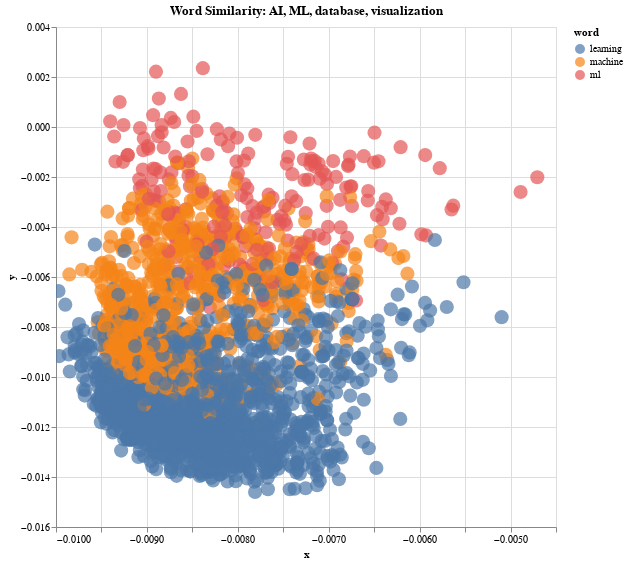

The notebook cell saved with this chart:
### Code cell
x = ["machine","learning", "ml"]

df_sub = df[df.word.isin(x)]

# Make the plot
alt.Chart(df_sub, title=f"Word Similarity: AI, ML, database, visualization").mark_circle(size=200).encode(
    alt.X('x',
        scale=alt.Scale(zero=False)
    ), y="y",
    color= 'word',
    #href="link",
    tooltip=['slug', 'description', 'topic', 'stars']
    ).interactive().properties(
    width=500,
    height=500
)

### Figure 1 — Vega-Lite specification as saved in the notebook (floating-point values rounded to 4 significant figures; data arrays with more than 128 entries replaced by an {"elided": "..."} marker saying what was removed)
{"config": {"view": {"continuousWidth": 400, "continuousHeight": 300}}, "data": {"name": "data-7d038be867999240fa910d920d81516d"}, "mark": {"type": "circle", "size": 200}, "encoding": {"color": {"type": "nominal", "field": "word"}, "tooltip": [{"type": "nominal", "field": "slug"}, {"type": "nominal", "field": "description"}, {"type": "quantitative", "field": "topic"}, {"type": "quantitative", "field": "stars"}], "x": {"type": "quantitative", "field": "x", "scale": {"zero": false}}, "y": {"type": "quantitative", "field": "y"}}, "height": 500, "selection": {"selector010": {"type": "interval", "bind": "scales", "encodings": ["x", "y"]}}, "title": "Word Similarity: AI, ML, database, visualization", "width": 500, "$schema": "https://vega.github.io/schema/vega-lite/v4.8.1.json", "datasets": {"data-7d038be867999240fa910d920d81516d": {"elided": "2820 records"}}}
